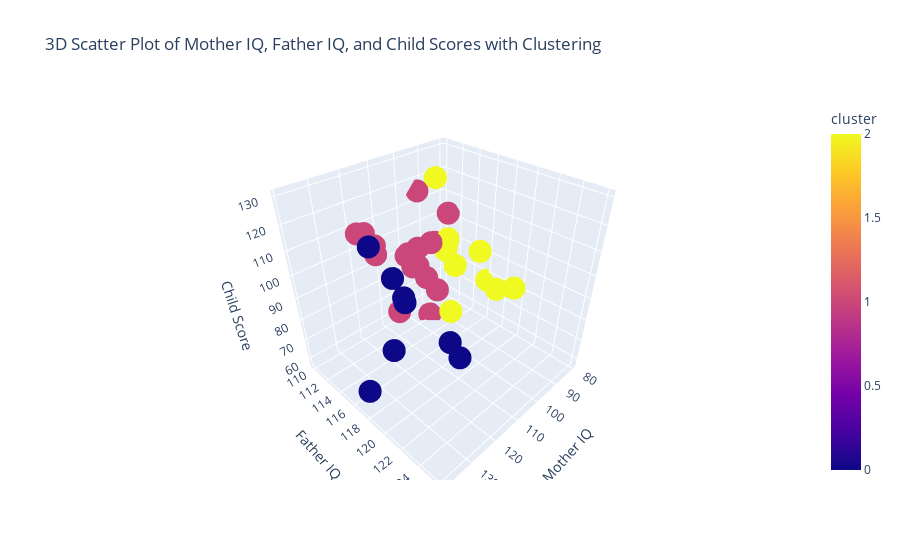

Notebook cell for this chart:
### Code cell
# Create an interactive 3D scatter plot
fig = px.scatter_3d(data_df, x='mom_iq', y='fatheriq', z='kid_score', color='cluster',
                    title='3D Scatter Plot of Mother IQ, Father IQ, and Child Scores with Clustering',
                    labels={'mom_iq': 'Mother IQ', 'fatheriq': 'Father IQ', 'kid_score': 'Child Score'})

# Show the plot
fig.show()

### Figure 1 — Plotly figure (JSON) as saved in the notebook; plotly's stock layout.template omitted (floating-point values rounded to 4 significant figures)
{"data": [{"hovertemplate": "Mother IQ=%{x}<br>Father IQ=%{y}<br>Child Score=%{z}<br>cluster=%{marker.color}<extra></extra>", "legendgroup": "", "marker": {"color": [0, 2, 0, 1, 1, 1, 0, 0, 1, 2, 1, 1, 2, 0, 1, 1, 1, 1, 0, 2, 1, 0, 2, 1, 2, 0, 2, 1, 2, 1, 1, 2, 1, 2, 1, 2], "coloraxis": "coloraxis", "symbol": "circle"}, "mode": "markers", "name": "", "scene": "scene", "showlegend": false, "type": "scatter3d", "x": [121.1, 89.36, 115.4, 99.45, 92.75, 107.9, 138.9, 125.1, 81.62, 95.07, 88.58, 94.86, 88.96, 114.1, 100.5, 120.4, 114.4, 111.6, 133.8, 97.26, 110.1, 126.7, 97.91, 99.93, 97.6, 121.7, 98.75, 97.92, 80.36, 114.3, 109.1, 101.8, 118.0, 108.6, 96.53, 92.87], "y": [115, 117, 115, 113, 110, 113, 118, 117, 111, 122, 111, 112, 119, 120, 114, 111, 111, 115, 126, 115, 114, 115, 115, 112, 115, 117, 116, 114, 116, 111, 112, 115, 111, 119, 111, 114], "z": [65, 98, 85, 83, 115, 98, 69, 106, 102, 95, 91, 58, 84, 78, 102, 110, 102, 99, 105, 101, 102, 115, 100, 87, 99, 96, 72, 78, 77, 98, 69, 130, 109, 106, 92, 100]}], "layout": {"coloraxis": {"colorbar": {"title": {"text": "cluster"}}, "colorscale": [[0, "#0d0887"], [0.1111, "#46039f"], [0.2222, "#7201a8"], [0.3333, "#9c179e"], [0.4444, "#bd3786"], [0.5556, "#d8576b"], [0.6667, "#ed7953"], [0.7778, "#fb9f3a"], [0.8889, "#fdca26"], [1, "#f0f921"]]}, "legend": {"tracegroupgap": 0}, "scene": {"domain": {"x": [0, 1], "y": [0, 1]}, "xaxis": {"title": {"text": "Mother IQ"}}, "yaxis": {"title": {"text": "Father IQ"}}, "zaxis": {"title": {"text": "Child Score"}}}, "title": {"text": "3D Scatter Plot of Mother IQ, Father IQ, and Child Scores with Clustering"}}}
